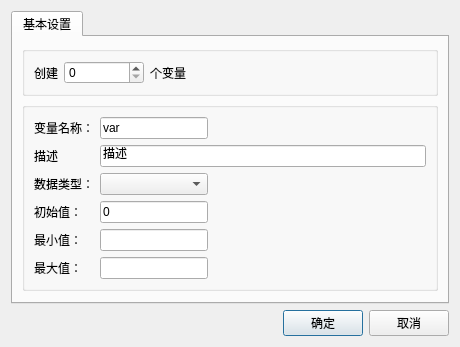
<?xml version="1.0" encoding="UTF-8"?>
<ui version="4.0">
 <class>TagTmpEditDialog</class>
 <widget class="QDialog" name="TagTmpEditDialog">
  <property name="geometry">
   <rect>
    <x>0</x>
    <y>0</y>
    <width>463</width>
    <height>312</height>
   </rect>
  </property>
  <property name="windowTitle">
   <string>批量增加变量</string>
  </property>
  <layout class="QVBoxLayout" name="TagTmpEditDialogLayout">
   <property name="sizeConstraint">
    <enum>QLayout::SetFixedSize</enum>
   </property>
   <item>
    <widget class="QTabWidget" name="tabWidget">
     <property name="currentIndex">
      <number>0</number>
     </property>
     <widget class="QWidget" name="tabBase">
      <attribute name="title">
       <string>基本设置</string>
      </attribute>
      <layout class="QVBoxLayout" name="tabBaseLayout">
       <property name="sizeConstraint">
        <enum>QLayout::SetFixedSize</enum>
       </property>
       <item>
        <widget class="QGroupBox" name="groupBox">
         <property name="sizePolicy">
          <sizepolicy hsizetype="Preferred" vsizetype="Minimum">
           <horstretch>0</horstretch>
           <verstretch>0</verstretch>
          </sizepolicy>
         </property>
         <property name="minimumSize">
          <size>
           <width>0</width>
           <height>0</height>
          </size>
         </property>
         <property name="title">
          <string/>
         </property>
         <layout class="QHBoxLayout" name="horizontalLayout">
          <item>
           <widget class="QLabel" name="label_3">
            <property name="text">
             <string>创建</string>
            </property>
           </widget>
          </item>
          <item>
           <widget class="QSpinBox" name="spinBoxCreateTagNum">
            <property name="minimumSize">
             <size>
              <width>80</width>
              <height>0</height>
             </size>
            </property>
            <property name="maximumSize">
             <size>
              <width>16777215</width>
              <height>16777215</height>
             </size>
            </property>
           </widget>
          </item>
          <item>
           <widget class="QLabel" name="label_4">
            <property name="text">
             <string>个变量</string>
            </property>
           </widget>
          </item>
          <item>
           <spacer name="horizontalSpacer_2">
            <property name="orientation">
             <enum>Qt::Horizontal</enum>
            </property>
            <property name="sizeHint" stdset="0">
             <size>
              <width>240</width>
              <height>20</height>
             </size>
            </property>
           </spacer>
          </item>
         </layout>
        </widget>
       </item>
       <item>
        <widget class="QGroupBox" name="groupBox_2">
         <property name="sizePolicy">
          <sizepolicy hsizetype="Preferred" vsizetype="Expanding">
           <horstretch>0</horstretch>
           <verstretch>0</verstretch>
          </sizepolicy>
         </property>
         <property name="title">
          <string/>
         </property>
         <layout class="QGridLayout" name="gridLayout">
          <item row="4" column="1">
           <widget class="QLineEdit" name="editMinValue"/>
          </item>
          <item row="5" column="0">
           <widget class="QLabel" name="label_2">
            <property name="text">
             <string>最大值：</string>
            </property>
           </widget>
          </item>
          <item row="0" column="1">
           <widget class="QLineEdit" name="editTagName">
            <property name="text">
             <string>var</string>
            </property>
           </widget>
          </item>
          <item row="1" column="0">
           <widget class="QLabel" name="label_8">
            <property name="text">
             <string>描述</string>
            </property>
           </widget>
          </item>
          <item row="3" column="0">
           <widget class="QLabel" name="label_6">
            <property name="text">
             <string>初始值：</string>
            </property>
           </widget>
          </item>
          <item row="3" column="1">
           <widget class="QLineEdit" name="editInitialValue">
            <property name="text">
             <string>0</string>
            </property>
           </widget>
          </item>
          <item row="2" column="0">
           <widget class="QLabel" name="label_5">
            <property name="text">
             <string>数据类型：</string>
            </property>
           </widget>
          </item>
          <item row="0" column="2">
           <spacer name="horizontalSpacer_3">
            <property name="orientation">
             <enum>Qt::Horizontal</enum>
            </property>
            <property name="sizeHint" stdset="0">
             <size>
              <width>40</width>
              <height>20</height>
             </size>
            </property>
           </spacer>
          </item>
          <item row="2" column="1">
           <widget class="QComboBox" name="cboDataType"/>
          </item>
          <item row="5" column="1">
           <widget class="QLineEdit" name="editMaxValue"/>
          </item>
          <item row="4" column="0">
           <widget class="QLabel" name="label_9">
            <property name="text">
             <string>最小值：</string>
            </property>
           </widget>
          </item>
          <item row="0" column="0">
           <widget class="QLabel" name="label">
            <property name="text">
             <string>变量名称：</string>
            </property>
           </widget>
          </item>
          <item row="0" column="3">
           <spacer name="horizontalSpacer_4">
            <property name="orientation">
             <enum>Qt::Horizontal</enum>
            </property>
            <property name="sizeHint" stdset="0">
             <size>
              <width>40</width>
              <height>20</height>
             </size>
            </property>
           </spacer>
          </item>
          <item row="1" column="1" colspan="3">
           <widget class="QLineEdit" name="editTagDescription">
            <property name="text">
             <string>描述</string>
            </property>
           </widget>
          </item>
         </layout>
        </widget>
       </item>
      </layout>
     </widget>
    </widget>
   </item>
   <item>
    <layout class="QHBoxLayout" name="horizontalLayout_7">
     <item>
      <spacer name="horizontalSpacer">
       <property name="orientation">
        <enum>Qt::Horizontal</enum>
       </property>
       <property name="sizeHint" stdset="0">
        <size>
         <width>40</width>
         <height>20</height>
        </size>
       </property>
      </spacer>
     </item>
     <item>
      <widget class="QPushButton" name="btnOk">
       <property name="text">
        <string>确定</string>
       </property>
      </widget>
     </item>
     <item>
      <widget class="QPushButton" name="btnCancel">
       <property name="text">
        <string>取消</string>
       </property>
      </widget>
     </item>
    </layout>
   </item>
  </layout>
 </widget>
 <resources/>
 <connections/>
</ui>
